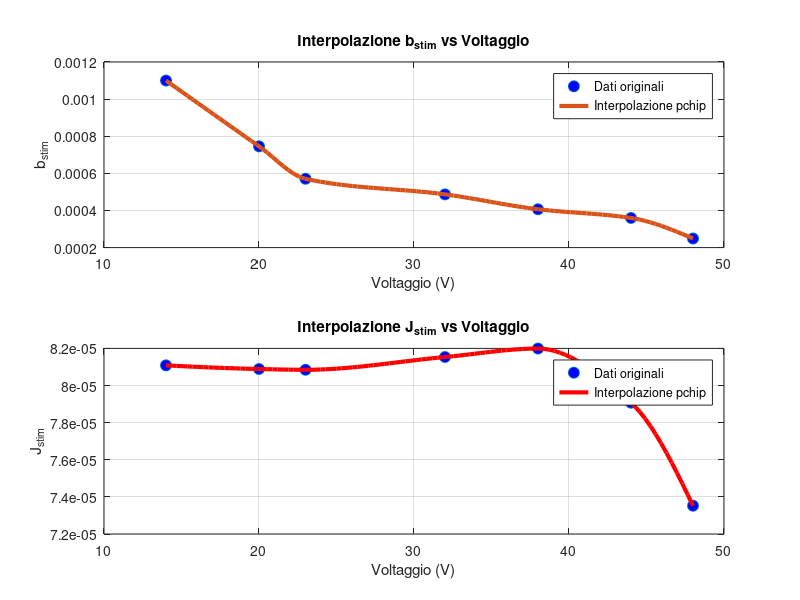

MATLAB code for this plot:
% Dati originali
b_stim_vec = [0.0011 7.4568e-04 5.7062e-04 4.8681e-04 4.0661e-04 3.5964e-04 2.4891e-04];
J_stim_vec = [8.1088e-05 8.0889e-05 8.0847e-05 8.1535e-05 8.1991e-05 7.9075e-05 7.3522e-05];
V_vec = [14 20 23 32 38 44 48];

% 1. Creo il terzo campo: un vettore di 100 punti tra il minimo e il massimo di V_vec
% Questo andrà al posto di "SoC_1"
V_interp = linspace(min(V_vec), max(V_vec), 100);

% 2. Calcolo le interpolazioni pchip
b_interp = interp1(V_vec, b_stim_vec, V_interp, 'pchip');
J_interp = interp1(V_vec, J_stim_vec, V_interp, 'pchip');

% 3. Disegno i grafici
figure;

% Primo grafico: b_stim_vec
subplot(2,1,1);
plot(V_vec, b_stim_vec, 'o','MarkerFaceColor', 'b', 'MarkerSize', 8); % Punti originali
hold on;
plot(V_interp, b_interp, '-', 'LineWidth', 3); % Curva interpolata
title('Interpolazione b_{stim} vs Voltaggio');
xlabel('Voltaggio (V)');
ylabel('b_{stim}');
legend('Dati originali', 'Interpolazione pchip');
grid on;

% Secondo grafico: J_stim_vec
subplot(2,1,2);
plot(V_vec, J_stim_vec, 'o', 'MarkerFaceColor', 'b', 'MarkerSize', 8); % Punti originali
hold on;
plot(V_interp, J_interp, 'r', 'LineWidth', 3); % Curva interpolata
title('Interpolazione J_{stim} vs Voltaggio');
xlabel('Voltaggio (V)');
ylabel('J_{stim}');
legend('Dati originali', 'Interpolazione pchip');
grid on;
